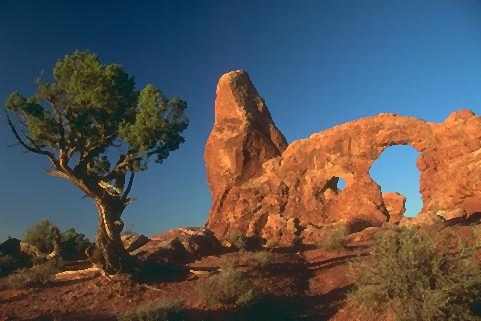
#> input picture PBM/assets/Fig4.ppm, 481 x 321 px, found by its file name
$ python p10.py
#> lines starting #> are read from the running program, lines starting #| are printed output that depends on the picture
import cv2
import os


def remove_files(folder_path):
    for file_name in os.listdir(folder_path):
        file_path = os.path.join(folder_path, file_name)
        try:
            if os.path.isfile(file_path):
                os.unlink(file_path)
        except Exception as e:
            print(f"Erro ao remover {file_path}: {e}")


def separate_colors_min(image_path):
#> called with image_path = 'PBM/assets/Fig4.ppm'
    image = cv2.imread(image_path)
#> image is the input picture: shape (321, 481, 3); mean B, G, R 83.9, 83.6, 87.6

    b, g, r = cv2.split(image)
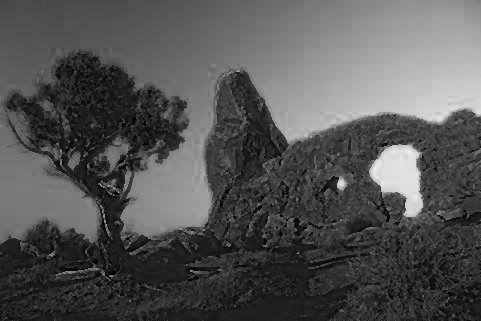
#> b: shape (321, 481); min 0, max 235, mean 83.9
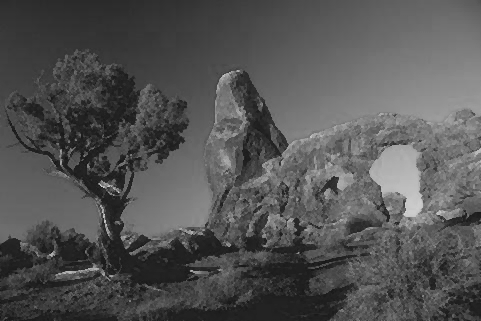
#> g: shape (321, 481); min 19, max 213, mean 83.6
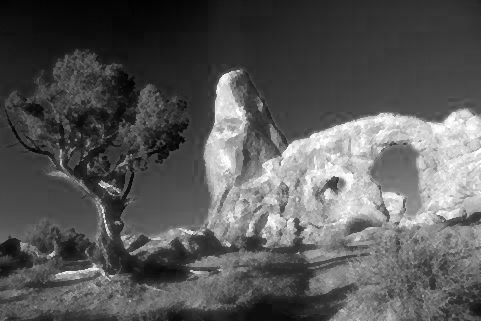
#> r: shape (321, 481); min 1, max 255, mean 87.6

    img_r = cv2.merge((r, g * 0, b * 0))
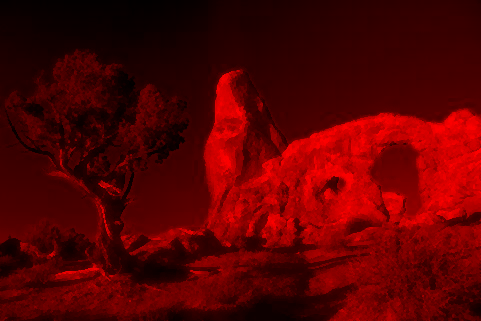
#> img_r: shape (321, 481, 3); mean R, G, B 87.6, 0, 0
    img_g = cv2.merge((r * 0, g, b * 0))
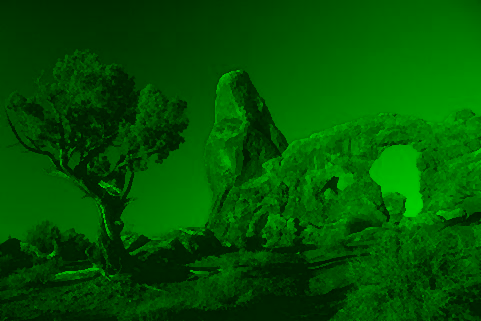
#> img_g: shape (321, 481, 3); mean R, G, B 0, 83.6, 0
    img_b = cv2.merge((r * 0, g * 0, b))
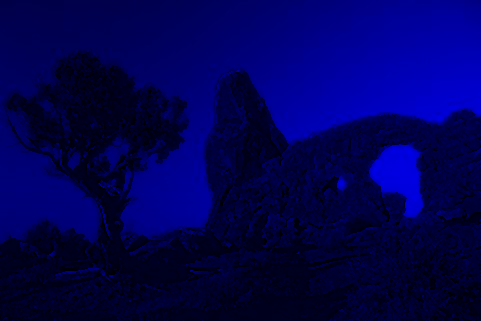
#> img_b: shape (321, 481, 3); mean R, G, B 0, 0, 83.9

    status_img_r = cv2.imwrite(
        "PBM/output/ImagemR_min.ppm", img_r, [cv2.IMWRITE_PXM_BINARY, 0]
    )
    status_img_g = cv2.imwrite(
        "PBM/output/ImagemG_min.ppm", img_g, [cv2.IMWRITE_PXM_BINARY, 0]
    )
    status_img_b = cv2.imwrite(
        "PBM/output/ImagemB_min.ppm", img_b, [cv2.IMWRITE_PXM_BINARY, 0]
    )

    print(
        "Status das imagens gravadas no sistema: ",
        status_img_r,
        status_img_g,
        status_img_b,
    )
#| Status das imagens gravadas no sistema:  True True True


if __name__ == "__main__":
    remove_files("PBM/output/")
    separate_colors_min("PBM/assets/Fig4.ppm")
